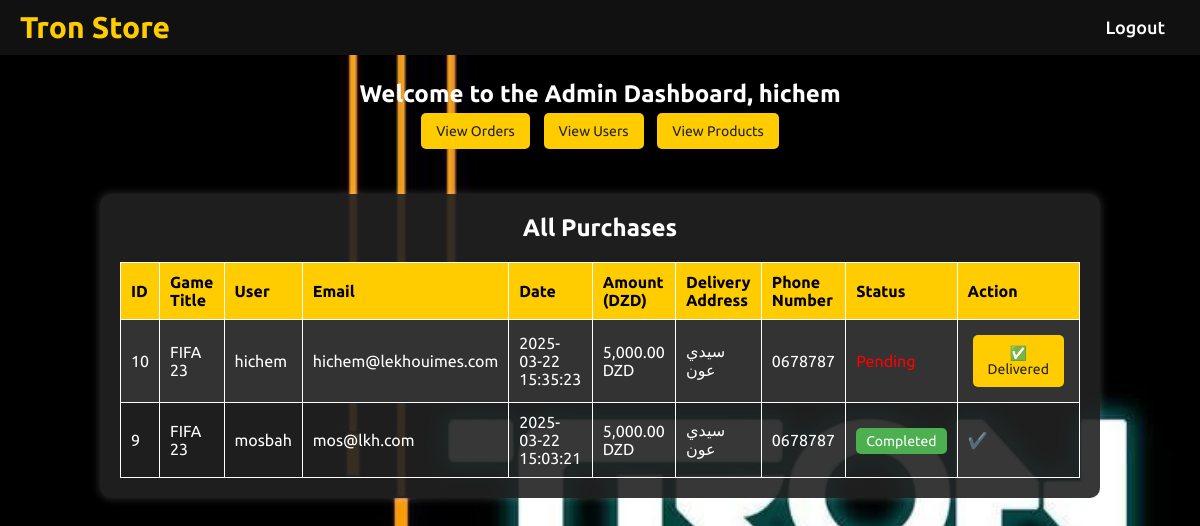
Page /11/admin_dashboard.php (signed in) on the committed database.
### tables this page shows
CREATE TABLE `achats` (
  `id_achat` int(11) NOT NULL,
  `id_utilisateur` int(11) NOT NULL,
  `id_jeu` int(11) NOT NULL,
  `date_achat` timestamp NOT NULL DEFAULT current_timestamp(),
  `montant` decimal(10,2) NOT NULL,
  `adresse_livraison` varchar(255) NOT NULL,
  `telephone` varchar(15) NOT NULL,
  `statut` varchar(10) NOT NULL DEFAULT 'pending'
);

CREATE TABLE `jeux` (
  `id_jeu` int(11) NOT NULL,
  `titre` varchar(200) NOT NULL,
  `description` text DEFAULT NULL,
  `prix` decimal(10,2) NOT NULL,
  `id_categorie` int(11) NOT NULL,
  `id_admin` int(11) NOT NULL,
  `date_ajout` timestamp NOT NULL DEFAULT current_timestamp(),
  `image` varchar(255) NOT NULL
);

CREATE TABLE `utilisateurs` (
  `id_utilisateur` int(11) NOT NULL,
  `nom` varchar(100) NOT NULL,
  `email` varchar(150) NOT NULL,
  `mot_de_passe` varchar(255) NOT NULL,
  `role` enum('user','admin') DEFAULT 'user',
  `date_inscription` timestamp NOT NULL DEFAULT current_timestamp(),
  `solde` decimal(10,2) DEFAULT 0.00,
  `adresse` varchar(255) NOT NULL
);

### 11/admin_dashboard.php (the view, shortened to what this page needs)
<?php
include 'config.php';
$sql = "SELECT achats.id_achat, utilisateurs.nom, utilisateurs.email, achats.montant, achats.date_achat,
               achats.adresse_livraison, achats.telephone, achats.statut, jeux.titre
        FROM achats
        JOIN utilisateurs ON achats.id_utilisateur = utilisateurs.id_utilisateur
        JOIN jeux ON achats.id_jeu = jeux.id_jeu
        ORDER BY achats.date_achat DESC";
$result = $conn->query($sql);
?>
<!DOCTYPE html>
<html lang="en">
<head>
    <link rel="stylesheet" href="home.css">
</head>
<body>
    <header class="header">
        <a href="#" class="logo">Tron Store</a>
        <nav class="navbar">
           <a href="logout.php">Logout</a>
        </nav>
    </header>
    <div class="admin-dashboard-content">
        <h2>Welcome to the Admin Dashboard, <?php echo $_SESSION['user_name']; ?></h2>
        <a href="manage_orders.php" class="btn">View Orders</a>
        <a href="manage_users.php" class="btn">View Users</a>
        <a href="manage_products.php" class="btn">View Products</a>
        <div class="purchases">
            <h2>All Purchases</h2>
            <table>
                <tr>
                    <th>ID</th>
                    <th>Game Title</th>
                    <th>User</th>
                    <th>Email</th>
                    <th>Date</th>
                    <th>Amount (DZD)</th>
                    <th>Delivery Address</th>
                    <th>Phone Number</th>
                    <th>Status</th>
                    <th>Action</th>
                </tr>
                <?php while ($row = $result->fetch_assoc()): ?>
                    <tr>
                        <td><?php echo $row['id_achat']; ?></td>
                        <td><?php echo htmlspecialchars($row['titre']); ?></td>
                        <td><?php echo htmlspecialchars($row['nom']); ?></td>
                        <td><?php echo htmlspecialchars($row['email']); ?></td>
                        <td><?php echo $row['date_achat']; ?></td>
                        <td><?php echo number_format($row['montant'], 2); ?> DZD</td>
                        <td><?php echo htmlspecialchars($row['adresse_livraison']); ?></td>
                        <td><?php echo htmlspecialchars($row['telephone']); ?></td>
                        <td>
                            <?php if ($row['statut'] == 'complet'): ?>
                                <span class="completed">Completed</span>
                            <?php else: ?>
                                <span style="color: red;">Pending</span>
                            <?php endif; ?>
                        </td>
                        <td>
                            <?php if ($row['statut'] != 'complet'): ?>
                                <form method="post">
                                    <button type="submit" class="btn">✅ Delivered</button>
                                </form>
                            <?php else: ?>
                                ✔️
                            <?php endif; ?>
                        </td>
                    </tr>
                <?php endwhile; ?>
            </table>
        </div>
    </div>
</body>
</html>

### 11/admin_dashboard.php (style rules this page uses)
body { background: url('hichem/backgroun.jpg') no-repeat center center fixed; background-size: cover; background-color: #1a1a1a; color: white; font-family: Arial, sans-serif; margin: 0; padding: 0; }
.header { background-color: #111; padding: 10px 20px; display: flex; justify-content: space-between; align-items: center; width: 100%; position: fixed; top: 0; left: 0; }
.logo { font-size: 30px; font-weight: bold; color: #ffcc00; text-decoration: none; }
.navbar a { color: white; text-decoration: none; margin: 0 15px; font-size: 18px; }
.admin-dashboard-content { margin-top: 80px; text-align: center; }
.btn { background: #ffcc00; color: #222; padding: 10px 15px; border-radius: 5px; font-size: 14px; transition: 0.3s; text-decoration: none; display: inline-block; margin: 5px; border: none; cursor: pointer; }
.purchases { background: rgba(34, 34, 34, 0.9); padding: 20px; border-radius: 10px; box-shadow: 0 0 10px rgba(255, 255, 255, 0.2); max-width: 1000px; margin: auto; margin-top: 40px; }
table { width: 100%; border-collapse: collapse; margin-top: 20px; }
th, td { border: 1px solid #fff; padding: 10px; text-align: left; }
th { background: #ffcc00; color: black; }
tr:nth-child(even) { background: #333; }
.completed { background: #4CAF50; color: white; padding: 5px 10px; border-radius: 5px; font-size: 14px; }

### rows in the picture
achats: id_achat "10", id_jeu.titre "FIFA 23", id_utilisateur.nom "hichem", id_utilisateur.email "hichem@lekhouimes.com", date_achat "2025-03-22 15:35:23", montant "5,000.00", adresse_livraison "سيدي عون", telephone "0678787", statut "Pending"
achats: id_achat "9", id_jeu.titre "FIFA 23", id_utilisateur.nom "mosbah", id_utilisateur.email "mos@lkh.com", date_achat "2025-03-22 15:03:21", montant "5,000.00", adresse_livraison "سيدي عون", telephone "0678787", statut "Completed"

### other values in the picture
$_SESSION['user_name'] "hichem"
